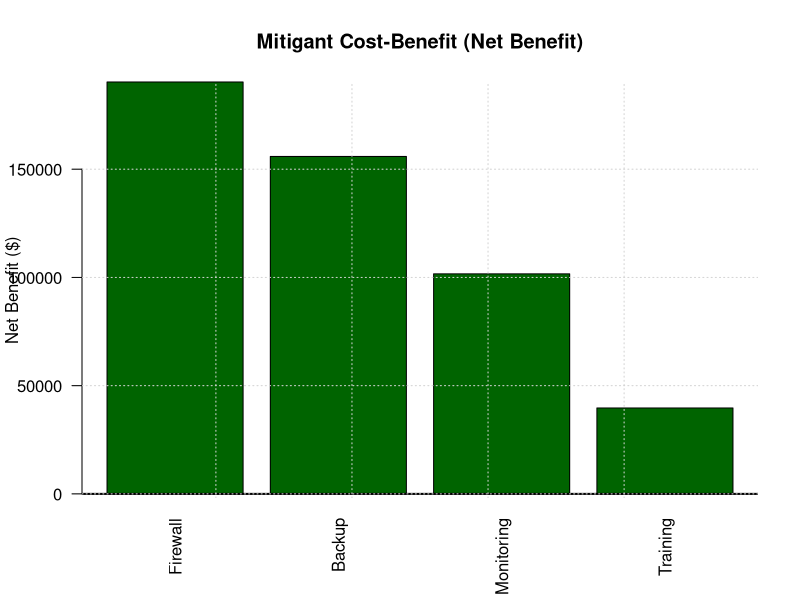

R code for this plot:
set.seed(123)

# --- Base risk inputs ---
lower <- 2850000     
upper <- 28500000
prob_event <- 0.025  # probability of occurrence
n_sim <- 100000

p_low <- 0.05
p_high <- 0.95
z_width <- qnorm(p_high) - qnorm(p_low)

mu_base <- (log(lower) + log(upper)) / 2
sigma_base <- (log(upper) - log(lower)) / z_width

# --- Mitigant definitions ---
mitigants <- data.frame(
  Name = c("Firewall", "Backup", "Monitoring", "Training"),
  Reduction = c(0.80, 0.50, 0.30, 0.10),           # reduces event probability
  SeverityReduction = c(0.00, 0.50, 0.20, 0.10),   # reduces severity
  Cost = c(40000, 60000, 25000, 15000)             # annual costs ($)
)

# --- Scenarios: Base, Individual Mitigants, All Combined ---
scenarios <- data.frame(
  Scenario = c("Base", mitigants$Name, "All Combined"),
  Prob = NA,
  SeverityScale = NA
)

scenarios$Prob[1] <- prob_event
scenarios$SeverityScale[1] <- 1

for (i in 1:nrow(mitigants)) {
  scenarios$Prob[i + 1] <- prob_event * (1 - mitigants$Reduction[i])
  scenarios$SeverityScale[i + 1] <- 1 - mitigants$SeverityReduction[i]
}

scenarios$Prob[nrow(scenarios)] <- prob_event * prod(1 - mitigants$Reduction)
scenarios$SeverityScale[nrow(scenarios)] <- prod(1 - mitigants$SeverityReduction)

# --- Analytical expected losses ---
expected_losses <- numeric(nrow(scenarios))
for (i in seq_len(nrow(scenarios))) {
  mu <- log(scenarios$SeverityScale[i]) + mu_base
  sigma <- sigma_base
  prob <- scenarios$Prob[i]
  expected_losses[i] <- prob * exp(mu + 0.5 * sigma^2)
}

# --- ROI and cost-benefit calculations ---
base_loss <- expected_losses[1]
mitigants$ExpectedLoss <- expected_losses[-c(1, nrow(scenarios))]  # exclude base + combined
mitigants$LossReduction <- base_loss - mitigants$ExpectedLoss
mitigants$ROI <- mitigants$LossReduction / mitigants$Cost
mitigants$NetBenefit <- mitigants$LossReduction - mitigants$Cost

# --- Print results ---
cat("\n=== Expected Loss per Scenario ===\n")
print(data.frame(scenarios$Scenario, round(expected_losses, 2)))

cat("\n=== Mitigant Cost-Benefit Analysis ===\n")
print(mitigants[, c("Name", "Cost", "LossReduction", "ROI", "NetBenefit")])

# --- Visualization: ROI bar plot ---
bar_colors <- ifelse(mitigants$NetBenefit > 0, "darkgreen", "firebrick")

barplot(
  mitigants$NetBenefit,
  names.arg = mitigants$Name,
  col = bar_colors,
  main = "Mitigant Cost-Benefit (Net Benefit)",
  ylab = "Net Benefit ($)",
  las = 2
)
abline(h = 0, lwd = 2)

grid()
